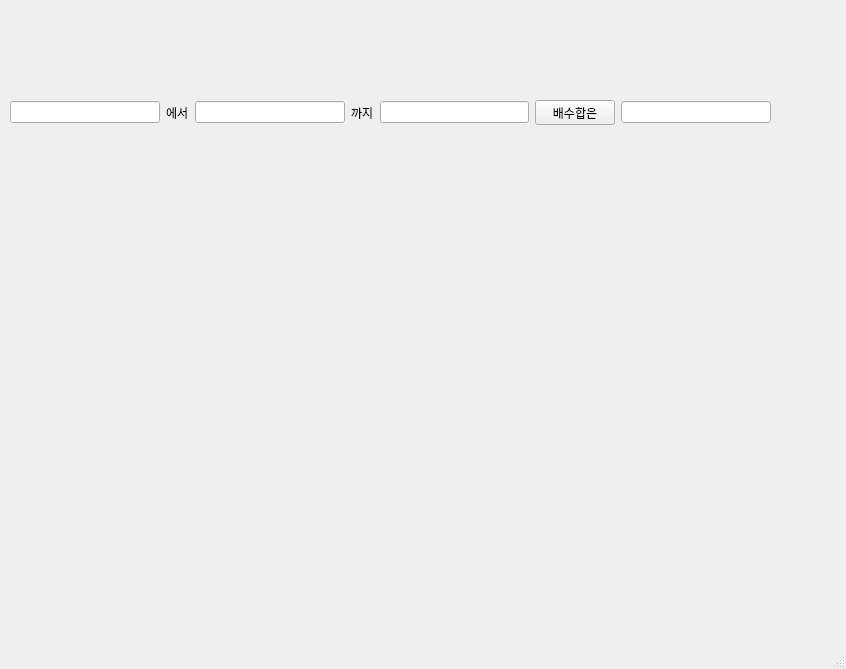
<?xml version="1.0" encoding="UTF-8"?>
<ui version="4.0">
 <class>MainWindow</class>
 <widget class="QMainWindow" name="MainWindow">
  <property name="geometry">
   <rect>
    <x>0</x>
    <y>0</y>
    <width>846</width>
    <height>669</height>
   </rect>
  </property>
  <property name="windowTitle">
   <string>MainWindow</string>
  </property>
  <widget class="QWidget" name="centralwidget">
   <widget class="QWidget" name="">
    <property name="geometry">
     <rect>
      <x>10</x>
      <y>100</y>
      <width>761</width>
      <height>25</height>
     </rect>
    </property>
    <layout class="QHBoxLayout" name="horizontalLayout">
     <item>
      <widget class="QLineEdit" name="le01"/>
     </item>
     <item>
      <widget class="QLabel" name="label">
       <property name="text">
        <string>에서</string>
       </property>
      </widget>
     </item>
     <item>
      <widget class="QLineEdit" name="le02"/>
     </item>
     <item>
      <widget class="QLabel" name="label_2">
       <property name="text">
        <string>까지</string>
       </property>
      </widget>
     </item>
     <item>
      <widget class="QLineEdit" name="le03"/>
     </item>
     <item>
      <widget class="QPushButton" name="pb">
       <property name="text">
        <string>배수합은</string>
       </property>
      </widget>
     </item>
     <item>
      <widget class="QLineEdit" name="le04"/>
     </item>
    </layout>
   </widget>
  </widget>
  <widget class="QMenuBar" name="menubar">
   <property name="geometry">
    <rect>
     <x>0</x>
     <y>0</y>
     <width>846</width>
     <height>21</height>
    </rect>
   </property>
  </widget>
  <widget class="QStatusBar" name="statusbar"/>
 </widget>
 <resources/>
 <connections/>
</ui>
